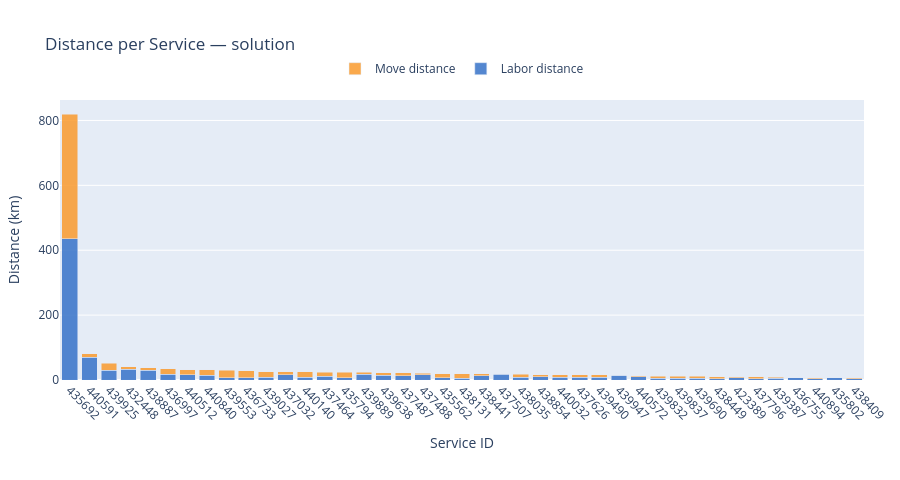

The notebook cell saved with this chart:
### Markdown cell above
---
## Distance per Service

### Code cell
build_service_distance_figure(rows, all_services, LABEL).show()

### Figure 1 — Plotly figure (JSON) as saved in the notebook; plotly's stock layout.template omitted (floating-point values rounded to 4 significant figures)
{"data": [{"hoverinfo": "text", "hovertext": ["Service 435692<br>Labor: 435.35 km", "Service 440591<br>Labor: 70.68 km", "Service 439925<br>Labor: 29.69 km", "Service 432448<br>Labor: 32.52 km", "Service 438887<br>Labor: 30.24 km", "Service 436997<br>Labor: 17.82 km", "Service 440512<br>Labor: 15.66 km", "Service 440840<br>Labor: 14.76 km", "Service 439553<br>Labor: 7.28 km", "Service 436733<br>Labor: 6.61 km", "Service 439027<br>Labor: 7.88 km", "Service 437032<br>Labor: 16.77 km", "Service 440140<br>Labor: 9.05 km", "Service 437464<br>Labor: 12.04 km", "Service 435794<br>Labor: 7.53 km", "Service 439889<br>Labor: 17.22 km", "Service 439638<br>Labor: 14.79 km", "Service 437487<br>Labor: 13.69 km", "Service 437488<br>Labor: 15.73 km", "Service 435562<br>Labor: 6.93 km", "Service 438131<br>Labor: 5.03 km", "Service 438441<br>Labor: 13.15 km", "Service 437507<br>Labor: 17.82 km", "Service 438035<br>Labor: 8.82 km", "Service 438854<br>Labor: 9.44 km", "Service 440032<br>Labor: 8.45 km", "Service 437626<br>Labor: 8.63 km", "Service 439490<br>Labor: 8.52 km", "Service 439947<br>Labor: 14.32 km", "Service 440572<br>Labor: 10.17 km", "Service 439832<br>Labor: 5.93 km", "Service 439837<br>Labor: 5.93 km", "Service 439690<br>Labor: 5.70 km", "Service 438449<br>Labor: 4.00 km", "Service 423389<br>Labor: 6.26 km", "Service 437796<br>Labor: 3.22 km", "Service 439387<br>Labor: 4.90 km", "Service 436755<br>Labor: 7.70 km", "Service 440894<br>Labor: 4.32 km", "Service 435802<br>Labor: 7.08 km", "Service 438409<br>Labor: 3.82 km"], "marker": {"color": "rgba(55, 115, 200, 0.85)"}, "name": "Labor distance", "type": "bar", "x": ["435692", "440591", "439925", "432448", "438887", "436997", "440512", "440840", "439553", "436733", "439027", "437032", "440140", "437464", "435794", "439889", "439638", "437487", "437488", "435562", "438131", "438441", "437507", "438035", "438854", "440032", "437626", "439490", "439947", "440572", "439832", "439837", "439690", "438449", "423389", "437796", "439387", "436755", "440894", "435802", "438409"], "y": [435.4, 70.68, 29.69, 32.52, 30.24, 17.82, 15.66, 14.76, 7.28, 6.61, 7.88, 16.77, 9.05, 12.04, 7.53, 17.22, 14.79, 13.69, 15.73, 6.93, 5.03, 13.15, 17.82, 8.82, 9.44, 8.45, 8.63, 8.52, 14.32, 10.17, 5.93, 5.93, 5.7, 4, 6.26, 3.22, 4.9, 7.7, 4.32, 7.08, 3.82]}, {"hoverinfo": "text", "hovertext": ["Service 435692<br>Move: 384.58 km", "Service 440591<br>Move: 9.66 km", "Service 439925<br>Move: 22.51 km", "Service 432448<br>Move: 8.69 km", "Service 438887<br>Move: 7.89 km", "Service 436997<br>Move: 17.03 km", "Service 440512<br>Move: 16.43 km", "Service 440840<br>Move: 16.11 km", "Service 439553<br>Move: 23.03 km", "Service 436733<br>Move: 21.16 km", "Service 439027<br>Move: 18.04 km", "Service 437032<br>Move: 9.14 km", "Service 440140<br>Move: 16.40 km", "Service 437464<br>Move: 12.49 km", "Service 435794<br>Move: 16.85 km", "Service 439889<br>Move: 7.01 km", "Service 439638<br>Move: 7.64 km", "Service 437487<br>Move: 8.43 km", "Service 437488<br>Move: 5.15 km", "Service 435562<br>Move: 12.61 km", "Service 438131<br>Move: 14.17 km", "Service 438441<br>Move: 5.72 km", "Service 437507<br>Move: 1.04 km", "Service 438035<br>Move: 9.08 km", "Service 438854<br>Move: 7.22 km", "Service 440032<br>Move: 7.46 km", "Service 437626<br>Move: 7.27 km", "Service 439490<br>Move: 7.33 km", "Service 439947<br>Move: 0.00 km", "Service 440572<br>Move: 3.71 km", "Service 439832<br>Move: 5.93 km", "Service 439837<br>Move: 5.62 km", "Service 439690<br>Move: 5.64 km", "Service 438449<br>Move: 5.83 km", "Service 423389<br>Move: 3.16 km", "Service 437796<br>Move: 6.10 km", "Service 439387<br>Move: 3.64 km", "Service 436755<br>Move: 0.00 km", "Service 440894<br>Move: 3.32 km", "Service 435802<br>Move: 0.00 km", "Service 438409<br>Move: 3.12 km"], "marker": {"color": "rgba(250, 155, 45, 0.85)"}, "name": "Move distance", "type": "bar", "x": ["435692", "440591", "439925", "432448", "438887", "436997", "440512", "440840", "439553", "436733", "439027", "437032", "440140", "437464", "435794", "439889", "439638", "437487", "437488", "435562", "438131", "438441", "437507", "438035", "438854", "440032", "437626", "439490", "439947", "440572", "439832", "439837", "439690", "438449", "423389", "437796", "439387", "436755", "440894", "435802", "438409"], "y": [384.6, 9.66, 22.51, 8.69, 7.89, 17.03, 16.43, 16.11, 23.03, 21.16, 18.04, 9.14, 16.4, 12.49, 16.85, 7.01, 7.64, 8.43, 5.15, 12.61, 14.17, 5.72, 1.04, 9.08, 7.22, 7.46, 7.27, 7.33, 0, 3.71, 5.93, 5.62, 5.64, 5.83, 3.16, 6.1, 3.64, 0, 3.32, 0, 3.12]}], "layout": {"barmode": "stack", "height": 480, "hovermode": "x", "legend": {"orientation": "h", "x": 0.5, "xanchor": "center", "y": 1.06, "yanchor": "bottom"}, "margin": {"b": 100, "l": 60, "r": 20, "t": 100}, "title": {"text": "Distance per Service — solution"}, "xaxis": {"tickangle": 45, "title": {"text": "Service ID"}}, "yaxis": {"title": {"text": "Distance (km)"}}}}
